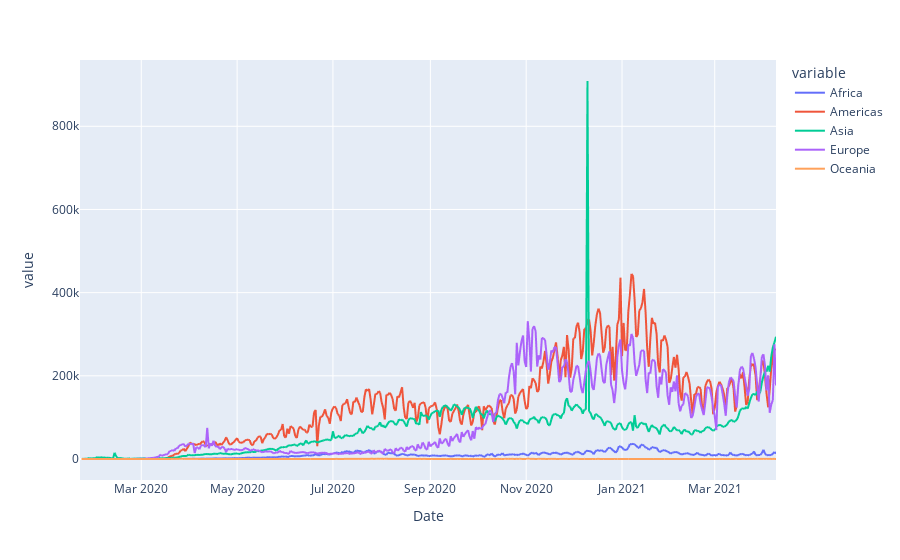

Write notebook code for a chart like this one.
### Code cell
px.line(train.diff(),y=train.columns)

### Figure 1 — Plotly figure (JSON) as saved in the notebook; plotly's stock layout.template omitted (floating-point values rounded to 4 significant figures; data arrays with more than 128 entries replaced by an {"elided": "..."} marker saying what was removed)
{"data": [{"hovertemplate": "variable=Africa<br>Date=%{x}<br>value=%{y}<extra></extra>", "legendgroup": "Africa", "line": {"color": "#636efa", "dash": "solid"}, "marker": {"symbol": "circle"}, "mode": "lines", "name": "Africa", "showlegend": true, "x": {"elided": "444 str values"}, "xaxis": "x", "y": {"elided": "444 float values"}, "yaxis": "y", "type": "scattergl"}, {"hovertemplate": "variable=Americas<br>Date=%{x}<br>value=%{y}<extra></extra>", "legendgroup": "Americas", "line": {"color": "#EF553B", "dash": "solid"}, "marker": {"symbol": "circle"}, "mode": "lines", "name": "Americas", "showlegend": true, "x": {"elided": "444 str values"}, "xaxis": "x", "y": {"elided": "444 float values"}, "yaxis": "y", "type": "scattergl"}, {"hovertemplate": "variable=Asia<br>Date=%{x}<br>value=%{y}<extra></extra>", "legendgroup": "Asia", "line": {"color": "#00cc96", "dash": "solid"}, "marker": {"symbol": "circle"}, "mode": "lines", "name": "Asia", "showlegend": true, "x": {"elided": "444 str values"}, "xaxis": "x", "y": {"elided": "444 float values"}, "yaxis": "y", "type": "scattergl"}, {"hovertemplate": "variable=Europe<br>Date=%{x}<br>value=%{y}<extra></extra>", "legendgroup": "Europe", "line": {"color": "#ab63fa", "dash": "solid"}, "marker": {"symbol": "circle"}, "mode": "lines", "name": "Europe", "showlegend": true, "x": {"elided": "444 str values"}, "xaxis": "x", "y": {"elided": "444 float values"}, "yaxis": "y", "type": "scattergl"}, {"hovertemplate": "variable=Oceania<br>Date=%{x}<br>value=%{y}<extra></extra>", "legendgroup": "Oceania", "line": {"color": "#FFA15A", "dash": "solid"}, "marker": {"symbol": "circle"}, "mode": "lines", "name": "Oceania", "showlegend": true, "x": {"elided": "444 str values"}, "xaxis": "x", "y": {"elided": "444 float values"}, "yaxis": "y", "type": "scattergl"}], "layout": {"xaxis": {"anchor": "y", "domain": [0.0, 1.0], "title": {"text": "Date"}}, "yaxis": {"anchor": "x", "domain": [0.0, 1.0], "title": {"text": "value"}}, "legend": {"title": {"text": "variable"}, "tracegroupgap": 0}, "margin": {"t": 60}}}
